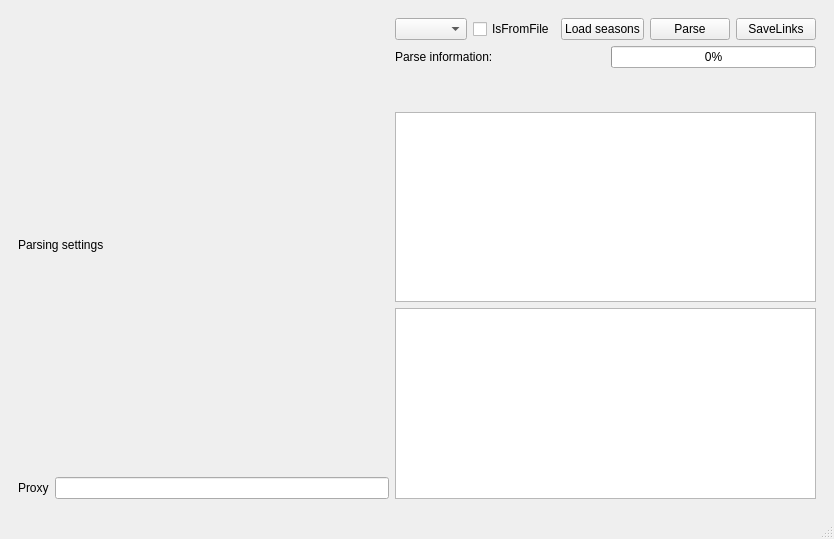
<?xml version="1.0" encoding="UTF-8"?>
<ui version="4.0">
 <class>MainWindow</class>
 <widget class="QMainWindow" name="MainWindow">
  <property name="geometry">
   <rect>
    <x>0</x>
    <y>0</y>
    <width>834</width>
    <height>539</height>
   </rect>
  </property>
  <property name="sizePolicy">
   <sizepolicy hsizetype="Expanding" vsizetype="Preferred">
    <horstretch>0</horstretch>
    <verstretch>0</verstretch>
   </sizepolicy>
  </property>
  <property name="minimumSize">
   <size>
    <width>640</width>
    <height>480</height>
   </size>
  </property>
  <property name="maximumSize">
   <size>
    <width>1024</width>
    <height>768</height>
   </size>
  </property>
  <property name="windowTitle">
   <string>MainWindow</string>
  </property>
  <widget class="QWidget" name="centralwidget">
   <property name="enabled">
    <bool>true</bool>
   </property>
   <property name="layoutDirection">
    <enum>Qt::LeftToRight</enum>
   </property>
   <property name="autoFillBackground">
    <bool>true</bool>
   </property>
   <layout class="QVBoxLayout" name="verticalLayout">
    <item>
     <widget class="QWidget" name="top_panel" native="true">
      <property name="sizePolicy">
       <sizepolicy hsizetype="Preferred" vsizetype="Preferred">
        <horstretch>0</horstretch>
        <verstretch>1</verstretch>
       </sizepolicy>
      </property>
      <layout class="QHBoxLayout" name="horizontalLayout_9">
       <item>
        <layout class="QVBoxLayout" name="verticalLayout_2">
         <item>
          <widget class="QLabel" name="label_4">
           <property name="text">
            <string>Parsing settings</string>
           </property>
          </widget>
         </item>
         <item>
          <layout class="QHBoxLayout" name="horizontalLayout">
           <item>
            <widget class="QLabel" name="label_2">
             <property name="text">
              <string>Proxy</string>
             </property>
            </widget>
           </item>
           <item>
            <widget class="QLineEdit" name="ProxyEdit"/>
           </item>
          </layout>
         </item>
        </layout>
       </item>
       <item>
        <layout class="QVBoxLayout" name="verticalLayout_13">
         <item>
          <layout class="QHBoxLayout" name="horizontalLayout_5">
           <item>
            <widget class="QComboBox" name="select_parse_year_cbx">
             <property name="sizePolicy">
              <sizepolicy hsizetype="Preferred" vsizetype="Fixed">
               <horstretch>1</horstretch>
               <verstretch>0</verstretch>
              </sizepolicy>
             </property>
             <property name="layoutDirection">
              <enum>Qt::LeftToRight</enum>
             </property>
            </widget>
           </item>
           <item>
            <widget class="QCheckBox" name="LinksFromFileCbx">
             <property name="text">
              <string>IsFromFile</string>
             </property>
            </widget>
           </item>
           <item>
            <widget class="QPushButton" name="LoadSeasonsBtn">
             <property name="text">
              <string>Load seasons</string>
             </property>
            </widget>
           </item>
           <item>
            <widget class="QPushButton" name="ParseBtn">
             <property name="sizePolicy">
              <sizepolicy hsizetype="Preferred" vsizetype="Maximum">
               <horstretch>0</horstretch>
               <verstretch>0</verstretch>
              </sizepolicy>
             </property>
             <property name="text">
              <string>Parse</string>
             </property>
            </widget>
           </item>
           <item>
            <widget class="QPushButton" name="SaveLinksBtn">
             <property name="text">
              <string>SaveLinks</string>
             </property>
            </widget>
           </item>
          </layout>
         </item>
         <item>
          <layout class="QHBoxLayout" name="horizontalLayout_8">
           <item>
            <widget class="QLabel" name="label">
             <property name="text">
              <string>Parse information: </string>
             </property>
            </widget>
           </item>
           <item>
            <widget class="QLabel" name="ParsedResultLbl">
             <property name="sizePolicy">
              <sizepolicy hsizetype="Preferred" vsizetype="Preferred">
               <horstretch>1</horstretch>
               <verstretch>0</verstretch>
              </sizepolicy>
             </property>
             <property name="text">
              <string/>
             </property>
            </widget>
           </item>
           <item>
            <widget class="QProgressBar" name="ParsingPBar">
             <property name="sizePolicy">
              <sizepolicy hsizetype="Expanding" vsizetype="Fixed">
               <horstretch>2</horstretch>
               <verstretch>0</verstretch>
              </sizepolicy>
             </property>
             <property name="maximum">
              <number>1</number>
             </property>
             <property name="value">
              <number>0</number>
             </property>
            </widget>
           </item>
          </layout>
         </item>
         <item>
          <widget class="QWidget" name="widget_2" native="true">
           <property name="sizePolicy">
            <sizepolicy hsizetype="Preferred" vsizetype="Preferred">
             <horstretch>0</horstretch>
             <verstretch>0</verstretch>
            </sizepolicy>
           </property>
           <layout class="QHBoxLayout" name="horizontalLayout_3">
            <item>
             <widget class="QLabel" name="parse_animated_lbl">
              <property name="maximumSize">
               <size>
                <width>32</width>
                <height>32</height>
               </size>
              </property>
              <property name="text">
               <string/>
              </property>
             </widget>
            </item>
            <item>
             <widget class="QLabel" name="parse_status_lbl">
              <property name="text">
               <string/>
              </property>
             </widget>
            </item>
           </layout>
          </widget>
         </item>
         <item>
          <widget class="QListWidget" name="ParsedStatusList"/>
         </item>
         <item>
          <widget class="QTextBrowser" name="parse_info_textb"/>
         </item>
        </layout>
       </item>
      </layout>
     </widget>
    </item>
   </layout>
  </widget>
  <widget class="QMenuBar" name="menubar">
   <property name="geometry">
    <rect>
     <x>0</x>
     <y>0</y>
     <width>834</width>
     <height>21</height>
    </rect>
   </property>
  </widget>
  <widget class="QStatusBar" name="statusbar"/>
 </widget>
 <resources/>
 <connections/>
</ui>
